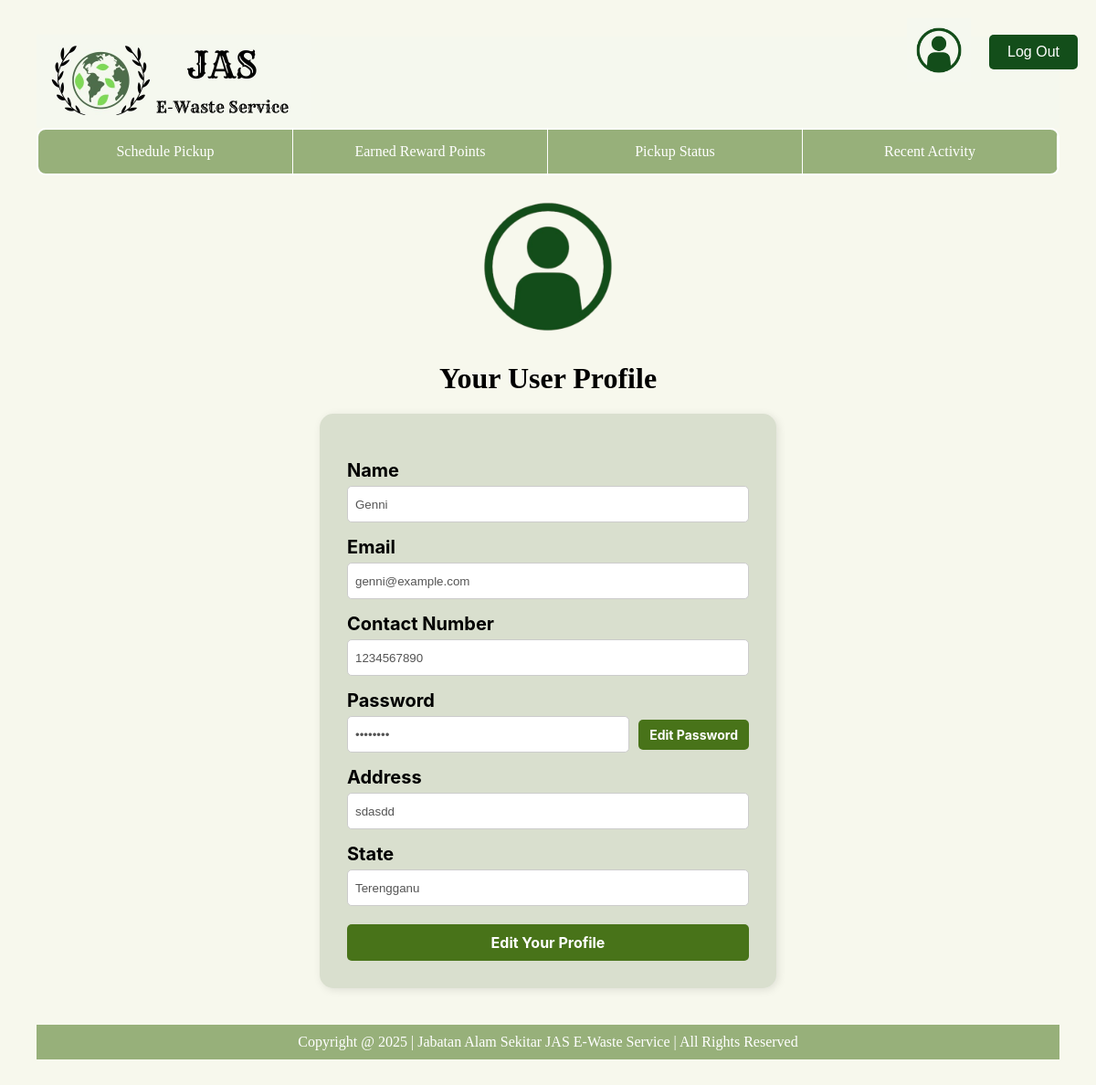
Before: /customer/user_profile/ (signed in) with the older database file.
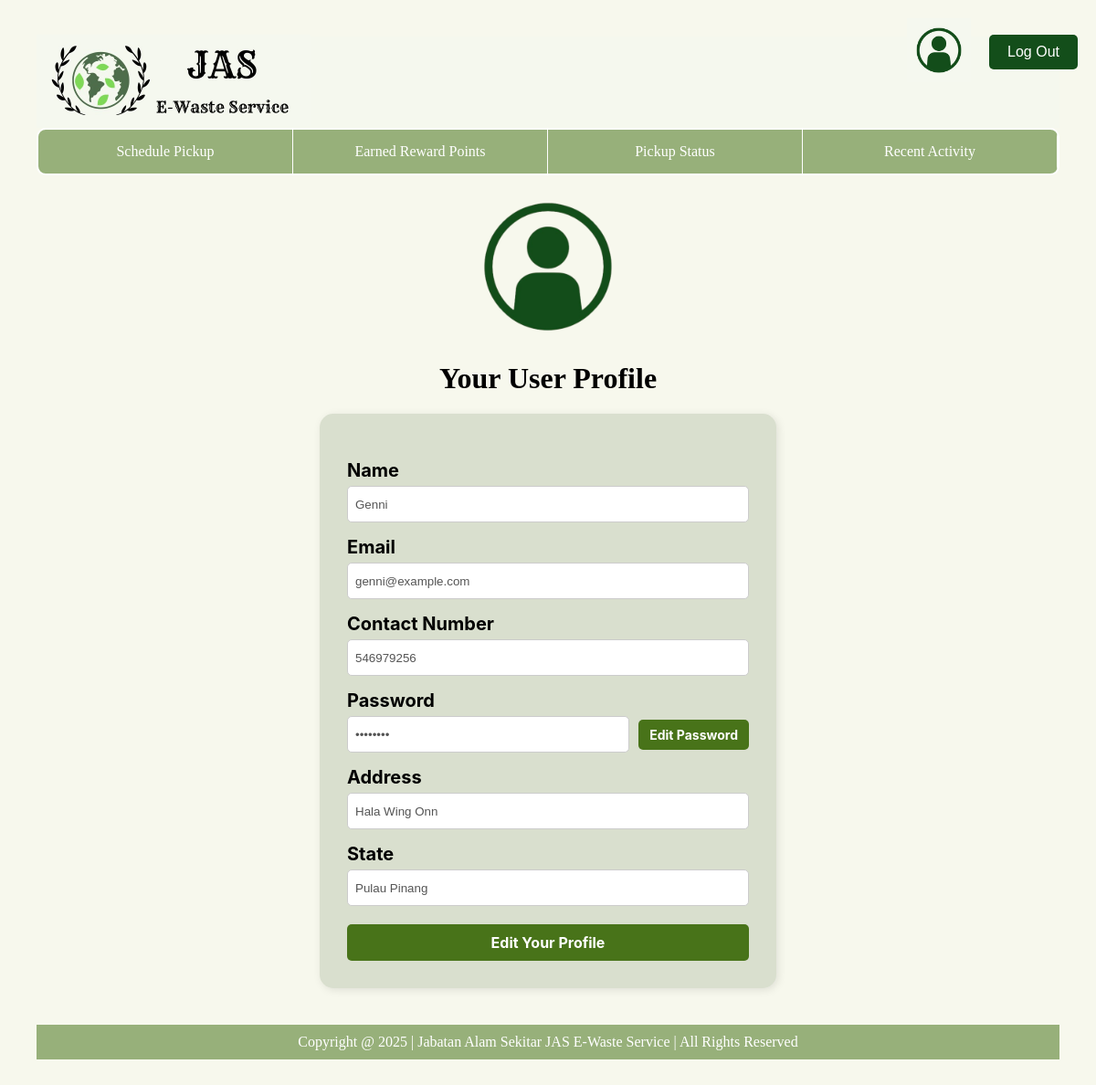
After: the same page with the newer database file.
### database/models.py (models this page shows, shortened)
class Customer (models.Model):
    customerID = models.CharField(primary_key=True, max_length=200)
    name = models.CharField(max_length=50)
    email = models.EmailField(max_length=100, unique=True)
    password = models.CharField(max_length=200)
    phoneNumber = models.IntegerField()
    address = models.TextField()
    state = models.CharField(max_length=50)
    points = models.IntegerField(blank = True, null = True)

### customer/views.py (the view)
# urls.py: path('user_profile/', user_profile, name='user_profile'), #Customer Profile
def user_profile(request):
    customerID = request.session.get("user_id")
    userInfo = Customer.objects.get(customerID=customerID)
    return render(request, "customer/userprofile-customer.html", {"profile": userInfo})

### customer/templates/customer/userprofile-customer.html (shortened to what this page needs)
{% extends 'customer/base_customer.html' %}
{% load static %}
    {% block extra_css %}
        <link rel="stylesheet" href="{% static 'css/userprofile-customer.css' %}">
    {% endblock %}
{% block content %}
<body>
    <div class="container-top">
        <img id="user" src="{% static 'images/userprofilelogonobg.png' %}" width="200"; height="200"; alt="user profile logo">
        <h1> Your User Profile</h1>
    </div>
    <div class="container">
        <div class="profile-form">
            <label>Name</label>
            <input type="text" class="input-box" value="{{profile.name}}" disabled>
            <label>Email</label>
            <input type="text" class="input-box" value="{{profile.email}}" disabled>
            <label>Contact Number</label>
            <input type="text" class="input-box" value="{{profile.phoneNumber}}" disabled>
            <label>Password</label>
            <div class="password-container">
                <input type="password" class="input-box password-box" value="{{profile.password}}" disabled>
                <a href="{% url 'customer:edit_password' %}" id="editpassword">Edit Password</a>
            </div>
            <label>Address</label>
            <input type="text" class="input-box" value="{{profile.address}}" disabled>
            <label>State</label>
            <input type="text" class="input-box" value="{{profile.state}}" disabled>
            <a href="{% url 'customer:edit_profile' %}" id="edit-profile">Edit Your Profile</a>
        </div>
    </div>
</body>
{% endblock %}

### customer/templates/customer/base_customer.html (shortened to what this page needs)
{% load static %}
<!DOCTYPE html>
<html lang="en">
<head>
    <link rel="stylesheet" href="{% static 'css/base.css' %}">
    <div id="embedded-header">
        {% include 'customer/header-customer.html' %}
    </div>
    <div id="embedded-navbar">
        {% include 'customer/navbar-customer.html' %}
    </div>
    {% block extra_css %}{% endblock %}
</head>
<body>
    <div class="flex-container">
        <main>
            {% block content %}{% endblock %}
        </main>
    </div>
    {% include 'footer.html' %}
</body>
</html>

### customer/templates/customer/header-customer.html (shortened to what this page needs)
{% load static %}
<!DOCTYPE html>
<html lang="en">
<head>
</head>
<body>
    <div class="header">
        <a href="{% url 'customer:homepage-customer' %}"><img id="logo" src="{% static 'images/companylogo.jpg' %}" alt="company logo"></a>
        <div class="topright">
            <a href="{% url 'customer:user_profile' %}">
                <div class="userprofile">
                    <img id="user" src="{% static 'images/userprofilelogo.jpg' %}" width="70"; height="70"; alt="user profile logo" onclick="userProfile">
                </div>
            </a>
            <a href="{% url 'landing'%}">
                <div class="logout">
                    <button id="logout">Log Out</button>
                </div>
            </a>
        </div>
    </div>
</body>
</html>

### customer/templates/customer/navbar-customer.html (shortened to what this page needs)
{% load static %}
<!DOCTYPE html>
<html>
<head>
</head>
<body>
<ul>
    <li><a class="active" href="{% url 'customer:schedule_pickup'%}">Schedule Pickup</a></li>
    <li><a href="{% url 'customer:redeem_rewards_page' %}">Earned Reward Points</a></li>
    <li><a href="{% url 'customer:pickup_status' %}">Pickup Status</a></li>
    <li><a href="{% url 'customer:device_recycled' %}">Recent Activity</a></li>
</ul>
</body>
</html>

### templates/footer.html (shortened to what this page needs)
<!DOCTYPE html>
<html lang="en">
<head>
</head>
<body>
<div class="footer">
    <footer>Copyright @ 2025 | Jabatan Alam Sekitar JAS E-Waste Service | All Rights Reserved</footer>
</div>
</body>
</html>

### static/css/base.css (style rules this page uses)
.footer { background-color: #487319; }
.header { display: flex; justify-content: space-between; align-items: center; padding: 10px 20px; background-color: black; }
#logout { padding: 10px 20px; background-color: #ff4d4d; color: white; border: none; cursor: pointer; font-size: 16px; border-radius: 5px; }

### customer/static/css/userprofile-customer.css (style rules this page uses)
body { background-color: #f7f8ed; text-align: center; padding: 40px; margin-top: 20; }
.profile-form, label { font-family: 'Inter', sans-serif; font-weight: bold; font-size: 20px; }
.container { max-width: 500px; margin: 0 auto; background-color: #D9DFCE; padding: 30px; border-radius: 15px; box-shadow: 2px 2px 10px rgba(0, 0, 0, 0.1); margin-bottom: 40px; }
.profile-form { text-align: left; margin-top: 20px; }
label { font-weight: bold; display: block; margin-top: 15px; margin-bottom: 5px; }
.input-box { width: 100%; height: 40px; padding: 8px; border: 1px solid #ccc; border-radius: 5px; background-color: white; }
.password-container { display: flex; align-items: center; }
.password-box { flex: 1; margin-right: 10px; }
#editpassword { background-color: #487319; color: white; padding: 8px 12px; border-radius: 5px; text-decoration: none; font-size: 14px; }
#edit-profile { display: block; width: 100%; margin-top: 20px; padding: 10px; background-color: #487319; color: white; font-size: 16px; border: none; border-radius: 5px; cursor: pointer; text-align: center; text-decoration: none; }
h1 { margin-bottom: 20px; }

### customer/templates/customer/header-customer.html (style rules this page uses)
* { margin: 0; padding: 0; box-sizing: border-box; }
body { margin: 0; padding: 0; z-index: 1; }
.header { display: flex; justify-content: space-between; align-items: center; padding: 0 20px; background-color: #F5F8EE; width: 100%; height: 100px; }
#logo { height: 100px; width: auto; margin-left: -20px; padding: 0; }
#logout { padding: 10px 20px; background-color: #134E1A; color: white; border: none; cursor: pointer; font-size: 16px; border-radius: 5px; }
.topright { position: absolute; top: 0; right: 0; display: flex; align-items: center; justify-content: flex-end; padding: 10px; }
.userprofile { padding: 10px; margin-left: 10px; }
.logout { padding: 10px; }

### customer/templates/customer/navbar-customer.html (style rules this page uses)
body { margin: 0; padding: 0; z-index: 2; }
ul { list-style-type: none; margin: 0; padding: 0; overflow: hidden; background-color: #97B07A; display: flex; justify-content: space-between; width: 100%; border: 2px solid white; box-sizing: border-box; border-radius: 10px; }
li { padding: 0; flex: 1; border-right: 1px solid white; }
li a { display: block; color: white; text-align: center; padding: 15px 12px; text-decoration: none; }

### templates/footer.html (style rules this page uses)
footer { color: white; bottom: 0; width: 100%; background-color: #97B07A; text-align: center; padding: 10px; position: flex; }

Changed rows visible on the page:
changed Customer "Genni": phoneNumber "1234567890" → "546979256"; address "sdasdd" → "Hala Wing Onn"; state "Terengganu" → "Pulau Pinang"
